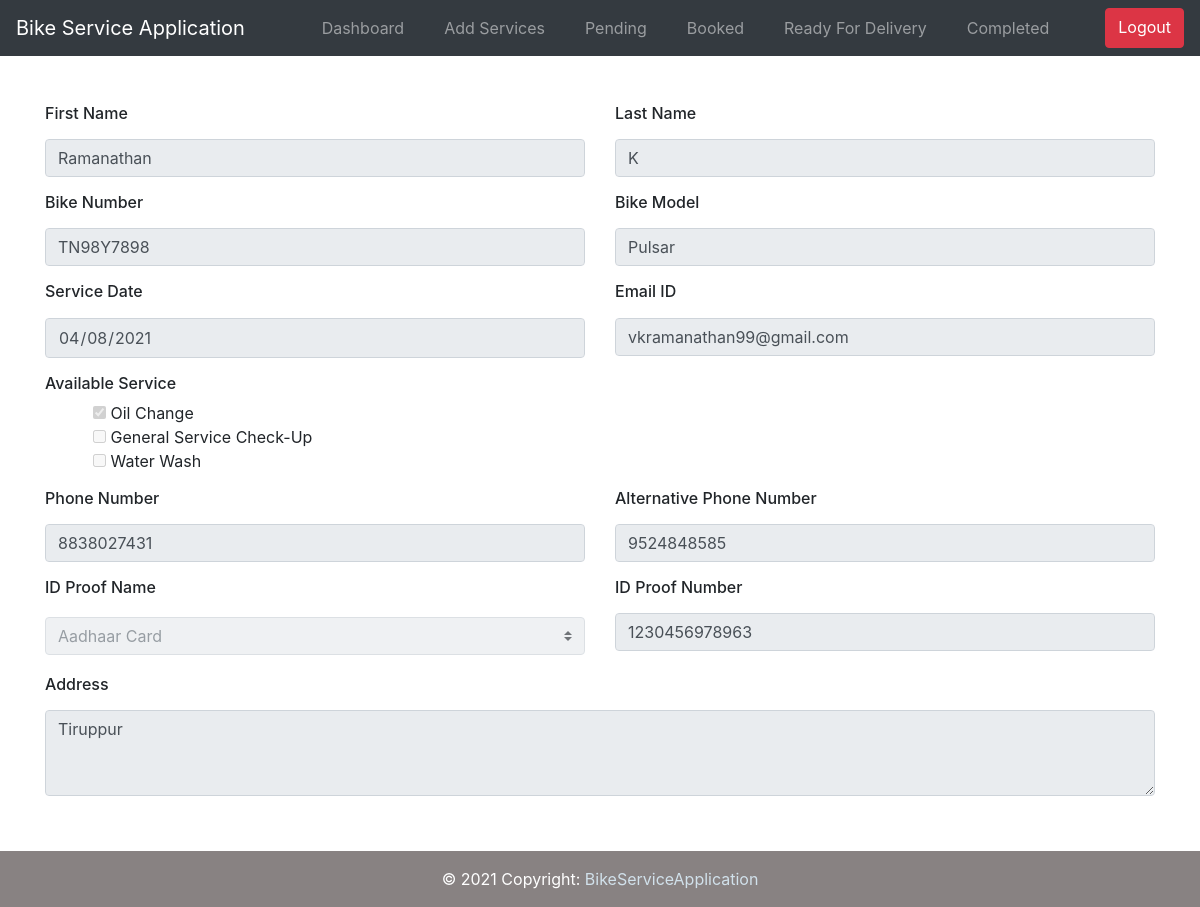
/admin/view.php?id=39 (signed in), run on the app's committed database.
### tables this page shows
CREATE TABLE `customer_service` (
  `id` int(11) NOT NULL,
  `serviceid` varchar(11) NOT NULL,
  `firstname` varchar(30) NOT NULL,
  `lastname` varchar(10) NOT NULL,
  `bikenumber` varchar(10) NOT NULL,
  `bikemodal` varchar(20) NOT NULL,
  `servicedate` varchar(10) NOT NULL,
  `email` varchar(35) NOT NULL,
  `avail_service` varchar(50) NOT NULL,
  `phoneno` bigint(13) NOT NULL,
  `altphoneno` bigint(13) NOT NULL,
  `idname` varchar(20) NOT NULL,
  `idnumber` varchar(20) NOT NULL,
  `address` mediumtext NOT NULL,
  `statusreport` varchar(20) NOT NULL,
  `created_at` timestamp NOT NULL DEFAULT current_timestamp(),
  `updated_at` timestamp NOT NULL DEFAULT current_timestamp()
);

CREATE TABLE `add_service` (
  `id` int(11) NOT NULL,
  `services` varchar(30) NOT NULL
);

### admin/view.php (the view, shortened to what this page needs)
<!DOCTYPE html>
<html lang="en">
<?php
include ('partials/head.php');
include ('partials/header.php');
$id = $_GET['id'];
$sql = "SELECT * FROM customer_service WHERE id='$id'";
$result = $connect -> query($sql);
while($row=$result->fetch_assoc()){
    $firstname = $row['firstname'];
    $lastname = $row['lastname'];
    $bikemodal = $row['bikemodal'];
    $bikenumber = $row['bikenumber'];
    $servicedate = $row['servicedate'];
    $email = $row['email'];
    $service = $row['avail_service'];
    $service1 = explode(',', $service);
    $phone = $row['phoneno'];
    $altphone = $row['altphoneno'];
    $idname = $row['idname'];
    $idnumber = $row['idnumber'];
    $address = $row['address'];
}
?>
<body>
    <div class="container">
        <div class="row">
            <div class="col-12">
            <form action="handler/custservhandler.php" method="POST" autocomplete="off">
                    <div class="row mt-5">
                        <div class="col">
                            <h6><label for="inputFirstName">First Name</label></h6>
                            <input disabled type="text" class="form-control inputFirstName" id="inputFirstName" name="firstname" value="<?php echo $firstname;?>">
                        </div>
                        <div class="col">
                            <h6><label for="inputLastName">Last Name</label></h6>
                            <input disabled type="text" class="form-control inputLastName" id="inputLastName" name="lastname" value="<?php echo $lastname;?>">
                        </div>
                    </div>
                    <div class="row mt-3">
                        <div class="col">
                            <h6><label for="inputLicense">Bike Number</label></h6>
                            <input disabled type="text" class="form-control inputLicense" id="inputLicense" name="bikenumber" value="<?php echo $bikenumber;?>">
                        </div>
                        <div class="col">
                            <h6><label for="inputBikeModal">Bike Model</label></h6>
                            <input disabled type="text" class="form-control inputBikeModal" id="inputBikeModal" name="bikemodal" value="<?php echo $bikemodal;?>" >
                        </div>
                    </div>
                    <div class="row mt-3">
                        <div class="col">
                            <h6><label for="inputStartDate">Service Date</label></h6>
                            <input disabled type="date" class="form-control inputStartDate" id="inputStartDate" name="servicedate" value="<?php echo $servicedate;?>">
                        </div>
                        <div class="col">
                            <h6><label for="inputEmailId">Email ID</label></h6>
                            <input disabled type="email" name="email" class="form-control inputEmailId" id="inputEmailId" value="<?php echo $email ?>" />
                        </div>
                    </div>
                    <div class="row mt-3">
                        <div class="col">
                            <h6>Available Service</h6>
                            <?php
                            $sql = "SELECT * FROM add_service";
                            $result = $connect -> query($sql);
                            while($row=$result->fetch_assoc()){?>
                            <input disabled type="checkbox" class="ml-5" name="service[]" value="<?php echo $row['services'];?>
                            "<?php
                             if(in_array($row['services'],$service1)){
                                echo 'checked';
                            }
                            ?>> <?php echo $row['services'];?><br>
                            <?php } ?>
                        </div>
                    </div>
                    <div class="row mt-3">
                        <div class="col">
                            <h6><label for="inputPhoneNo">Phone Number</label></h6>
                            <input disabled type="text" class="form-control inputPhoneNo" id="inputPhoneNo" name="phoneno" value="<?php echo $phone;?>" >
                        </div>
                        <div class="col">
                            <h6><label for="inputAltPhoneNo">Alternative Phone Number</label></h6>
                            <input disabled type="text" name="altphoneno" class="form-control inputAltPhoneNo" id="inputAltPhoneNo" value="<?php echo $altphone; ?>" />
                        </div>
                    </div>
                    <div class="row mt-3">
                        <div class="col">
                            <h6><label for="inputIdname">ID Proof Name</label></h6>
                            <select disabled class="custom-select my-1 mr-sm-2" name="inputidname" id="inputIdname" value="<?php echo $idname;?>">
                                <option value="Aadhaar Card"<?php if( $idname == "Aadhaar Card"){?>selected = "selected"<?php } ?>>Aadhaar Card</option>
                            </select>
                        </div>
                        <div class="col">
                            <h6><label for="inputIdNumber">ID Proof Number</label></h6>
                            <input disabled type="text" name="idnumber" class="form-control inputIdNumber" id="inputIdNumber" value="<?php echo $idnumber;?>" />
                        </div>
                    </div>
                    <div class="row mt-3">
                        <div class="col">
                            <h6><label for="inputAddress">Address</label></h6>
                            <textarea style="margin-bottom : 10%"  disabled class="form-control inputAddress" name="formAddress" id="inputaddress" rows="3" value=""><?php echo $address;?></textarea>
                        </div>
                    </div>
                </form>
            </div>
        </div>
    </div>
    <?php
    include ('partials/footer.php');
    ?>
</body>
</html>

### css/style.css (style rules this page uses)
* { margin: 0; padding: 0; }
body, html { height: 100%; }

### data on the page
customer_service: firstname "Ramanathan", lastname "K", bikenumber "TN98Y7898", bikemodal "Pulsar", servicedate "04/08/2021", email "vkramanathan99@gmail.com", avail_service "☑", phoneno "8838027431", altphoneno "9524848585", inputidname "Aadhaar Card", idnumber "1230456978963", formAddress "Tiruppur"
add_service: services "Oil Change"
add_service: services "General Service Check-Up"
add_service: services "Water Wash"
